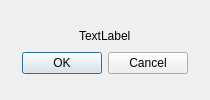
<?xml version="1.0" encoding="UTF-8"?>
<ui version="4.0">
 <class>Dialog</class>
 <widget class="QDialog" name="Dialog">
  <property name="enabled">
   <bool>true</bool>
  </property>
  <property name="geometry">
   <rect>
    <x>0</x>
    <y>0</y>
    <width>210</width>
    <height>100</height>
   </rect>
  </property>
  <property name="windowTitle">
   <string>Dialog</string>
  </property>
  <layout class="QVBoxLayout" name="verticalLayout_3">
   <item>
    <layout class="QVBoxLayout" name="verticalLayout_2">
     <item>
      <spacer name="verticalSpacer">
       <property name="orientation">
        <enum>Qt::Orientation::Vertical</enum>
       </property>
       <property name="sizeHint" stdset="0">
        <size>
         <width>20</width>
         <height>40</height>
        </size>
       </property>
      </spacer>
     </item>
     <item>
      <layout class="QHBoxLayout" name="horizontalLayout_4">
       <item>
        <spacer name="horizontalSpacer_4">
         <property name="orientation">
          <enum>Qt::Orientation::Horizontal</enum>
         </property>
         <property name="sizeHint" stdset="0">
          <size>
           <width>40</width>
           <height>20</height>
          </size>
         </property>
        </spacer>
       </item>
       <item>
        <widget class="QLabel" name="label">
         <property name="text">
          <string>TextLabel</string>
         </property>
        </widget>
       </item>
       <item>
        <spacer name="horizontalSpacer_3">
         <property name="orientation">
          <enum>Qt::Orientation::Horizontal</enum>
         </property>
         <property name="sizeHint" stdset="0">
          <size>
           <width>40</width>
           <height>20</height>
          </size>
         </property>
        </spacer>
       </item>
      </layout>
     </item>
     <item>
      <layout class="QHBoxLayout" name="horizontalLayout">
       <item>
        <spacer name="horizontalSpacer">
         <property name="orientation">
          <enum>Qt::Orientation::Horizontal</enum>
         </property>
         <property name="sizeHint" stdset="0">
          <size>
           <width>40</width>
           <height>20</height>
          </size>
         </property>
        </spacer>
       </item>
       <item>
        <layout class="QVBoxLayout" name="verticalLayout">
         <item>
          <widget class="QDialogButtonBox" name="buttonBox">
           <property name="orientation">
            <enum>Qt::Orientation::Horizontal</enum>
           </property>
           <property name="standardButtons">
            <set>QDialogButtonBox::StandardButton::Cancel|QDialogButtonBox::StandardButton::Ok</set>
           </property>
          </widget>
         </item>
        </layout>
       </item>
       <item>
        <spacer name="horizontalSpacer_2">
         <property name="orientation">
          <enum>Qt::Orientation::Horizontal</enum>
         </property>
         <property name="sizeHint" stdset="0">
          <size>
           <width>40</width>
           <height>20</height>
          </size>
         </property>
        </spacer>
       </item>
      </layout>
     </item>
     <item>
      <spacer name="verticalSpacer_2">
       <property name="orientation">
        <enum>Qt::Orientation::Vertical</enum>
       </property>
       <property name="sizeHint" stdset="0">
        <size>
         <width>20</width>
         <height>40</height>
        </size>
       </property>
      </spacer>
     </item>
    </layout>
   </item>
  </layout>
 </widget>
 <resources/>
 <connections/>
</ui>
